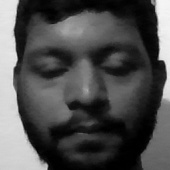
#> input picture 3.computer vision/face_recognition/dataset/ram.125.12.jpg, 170 x 170 px, given in place of the camera
$ jupyter execute --allow-errors 'face detection and recognition.ipynb'   (text cells are left out)
#> lines starting #> are read from the running program, lines starting #| are printed output that depends on the picture
#> (a cell that did not finish here is left out)

[cell 2]
heading=['ID','NAME']
#> (the rest of this cell did not finish here and is left out)

[cell 3]
import cv2
import os
import csv
cam = cv2.VideoCapture(0)
cam.set(3, 640) # set video width
cam.set(4, 480) # set video height

face_detector = cv2.CascadeClassifier('haarcascade_frontalface_default.xml')

# For each person, enter one numeric face id
face_id = input('\n enter user id end press <return> ==>  ')
face_name = input('\n enter your name end press <return> ==>  ')
print("\n [INFO] Initializing face capture. Look the camera and wait ...")

# Initialize individual sampling face count
count = 0
while(True):
    ret, img = cam.read()
#> img is the input picture: shape (170, 170, 3); min 0, max 246, mean 78.3
    gray = cv2.cvtColor(img, cv2.COLOR_BGR2GRAY)

    faces = face_detector.detectMultiScale(gray,scaleFactor=1.2,minNeighbors=5)
#> faces = [[10, 9, 149, 149]]

    for (x,y,w,h) in faces:
        cv2.rectangle(img, (x,y), (x+w,y+h), (255,0,0), 2)
        count += 1
        # Save the captured image into the datasets folder
        cv2.imwrite("dataset/" + str(face_name) + '.' +str(face_id) + '.' +
                    str(count) + ".jpg", gray[y:y+h,x:x+w])
        cv2.imshow('image', img)
#> this loop made 1 pass
#> (x, y, w, h, count) on pass 1: (10, 9, 149, 149, 1)
#> pass 1, `cv2.imwrite("dataset/" + str(face_name) + '.' +str(face_id) + '.' + st..`:
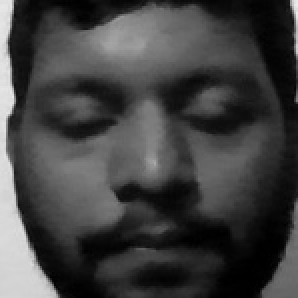
#> saved as ..1.jpg: shape (149, 149) (shown 2 times larger); min 0, max 238, mean 64.9
#> pass 1, `cv2.imshow('image', img)`:
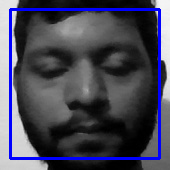
#> window 'image': shape (170, 170, 3); mean B, G, R 87.5, 71.7, 71.7
#> after the loop, count = 1
    k = cv2.waitKey(100) & 0xff # Press 'ESC' for exiting video
#> (key Esc is pressed here)
    if k == 27:
        break
    elif count >= 30: # Take 30 face sample and stop video
         break

# Do a bit of cleanup
print("\n [INFO] Exiting Program and cleanup stuff")
cam.release()
cv2.destroyAllWindows()


row = [face_id, face_name]
with open('Person_Detailss.csv', 'a+') as csvFile:
            writer = csv.writer(csvFile)
            writer.writerow(row)
            csvFile.close()

#> (a cell that did not finish here is left out)

[cell 5]
import cv2
import numpy as np
from PIL import Image
import os
# Path for face image database
path = 'dataset'
recognizer = cv2.face.LBPHFaceRecognizer_create()
detector = cv2.CascadeClassifier("haarcascade_frontalface_default.xml");

# function to get the images and label data
def getImagesAndLabels(path):
#> called with path = 'dataset'
    imagePaths = [os.path.join(path,f) for f in os.listdir(path)]
    faceSamples=[]
    ids = []
    for imagePath in imagePaths:
        PIL_img = Image.open(imagePath).convert('L') # grayscale
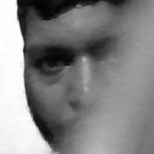
#> input picture 3.computer vision/face_recognition/dataset/ram.125.1.jpg, 154 x 154 px
#> PIL_img is the input picture: PIL image 154x154 L; min 0, max 255, mean 132.1
        img_numpy = np.array(PIL_img,'uint8')
        id = int(os.path.split(imagePath)[-1].split(".")[1])

        faces = detector.detectMultiScale(img_numpy)
#> faces = [[11, 5, 135, 135]]

        for (x,y,w,h) in faces:
            faceSamples.append(img_numpy[y:y+h,x:x+w])
            ids.append(id)
#> this loop made 1 pass
#> after the loop, faceSamples = 1 item; ids = [125]
    return faceSamples,ids

print ("\n [INFO] Training faces. It will take a few seconds. Wait ...")
faces,ids = getImagesAndLabels(path)
recognizer.train(faces, np.array(ids))
# Save the model into trainer/trainer.yml
#> (the rest of this cell did not finish here and is left out)
